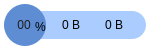
<?xml version="1.0" encoding="UTF-8"?>
<ui version="4.0">
 <class>center5</class>
 <widget class="QWidget" name="center5">
  <property name="geometry">
   <rect>
    <x>0</x>
    <y>0</y>
    <width>150</width>
    <height>50</height>
   </rect>
  </property>
  <property name="cursor">
   <cursorShape>PointingHandCursor</cursorShape>
  </property>
  <property name="windowTitle">
   <string>Form</string>
  </property>
  <property name="toolTip">
   <string/>
  </property>
  <property name="styleSheet">
   <string notr="true">QWidget#center5 {
background-color: rgba(255, 255, 255, 0);
}
QWidget#center5 {
border-image: url(:/icons/archlinux_light.png);
}
QWidget#center5:hover {
border-image: url(:/icons/archlinux_dark.png);
}</string>
  </property>
  <widget class="QLabel" name="memUse">
   <property name="geometry">
    <rect>
     <x>3</x>
     <y>4</y>
     <width>42</width>
     <height>42</height>
    </rect>
   </property>
   <property name="styleSheet">
    <string notr="true">font: 16pt &quot;华文琥珀&quot;;
color: rgb(30, 30, 30);</string>
   </property>
   <property name="text">
    <string>00</string>
   </property>
   <property name="alignment">
    <set>Qt::AlignCenter</set>
   </property>
  </widget>
  <widget class="QLabel" name="netUp">
   <property name="geometry">
    <rect>
     <x>105</x>
     <y>15</y>
     <width>60</width>
     <height>20</height>
    </rect>
   </property>
   <property name="styleSheet">
    <string notr="true">font: 7pt &quot;Microsoft YaHei&quot;;
color: rgb(0, 0, 0);</string>
   </property>
   <property name="text">
    <string>0 B</string>
   </property>
  </widget>
  <widget class="QLabel" name="netDown">
   <property name="geometry">
    <rect>
     <x>62</x>
     <y>15</y>
     <width>60</width>
     <height>20</height>
    </rect>
   </property>
   <property name="styleSheet">
    <string notr="true">font: 7pt &quot;Microsoft YaHei&quot;;
color: rgb(0, 0, 0);</string>
   </property>
   <property name="text">
    <string>0 B</string>
   </property>
  </widget>
  <widget class="QLabel" name="percent">
   <property name="geometry">
    <rect>
     <x>35</x>
     <y>17</y>
     <width>20</width>
     <height>20</height>
    </rect>
   </property>
   <property name="styleSheet">
    <string notr="true">font: 7pt &quot;华文细黑&quot;;
color: rgb(0, 0, 0);</string>
   </property>
   <property name="text">
    <string>%</string>
   </property>
  </widget>
  <widget class="QFrame" name="frame">
   <property name="geometry">
    <rect>
     <x>4</x>
     <y>4</y>
     <width>42</width>
     <height>42</height>
    </rect>
   </property>
   <property name="styleSheet">
    <string notr="true">background-color: rgb(95, 141, 211);
border-radius: 21px;</string>
   </property>
   <property name="frameShape">
    <enum>QFrame::StyledPanel</enum>
   </property>
   <property name="frameShadow">
    <enum>QFrame::Raised</enum>
   </property>
  </widget>
  <widget class="QFrame" name="frame_2">
   <property name="geometry">
    <rect>
     <x>40</x>
     <y>11</y>
     <width>106</width>
     <height>28</height>
    </rect>
   </property>
   <property name="styleSheet">
    <string notr="true">background-color: rgb(170, 204, 255);
border-top-right-radius:    14px;
border-bottom-right-radius: 14px;</string>
   </property>
   <property name="frameShape">
    <enum>QFrame::StyledPanel</enum>
   </property>
   <property name="frameShadow">
    <enum>QFrame::Raised</enum>
   </property>
  </widget>
  <widget class="QWidget" name="widget" native="true">
   <property name="geometry">
    <rect>
     <x>0</x>
     <y>0</y>
     <width>150</width>
     <height>50</height>
    </rect>
   </property>
   <property name="styleSheet">
    <string notr="true">border-image: url(:/icons/archlinux.png)</string>
   </property>
  </widget>
  <zorder>frame_2</zorder>
  <zorder>frame</zorder>
  <zorder>widget</zorder>
  <zorder>memUse</zorder>
  <zorder>netUp</zorder>
  <zorder>netDown</zorder>
  <zorder>percent</zorder>
 </widget>
 <resources/>
 <connections/>
</ui>
